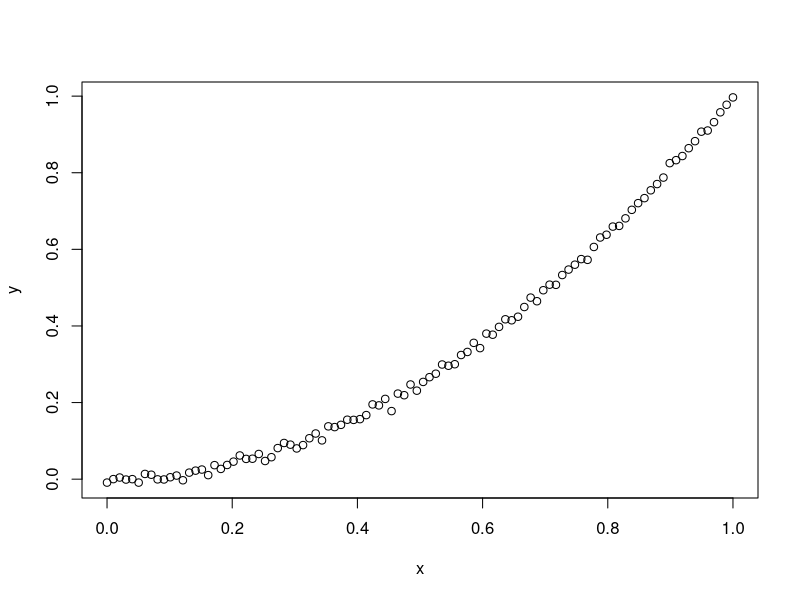

Write R code to recreate this figure.
## ---- chunk 1
x = seq(0,1,length.out = 100)
y = x^2 + rnorm(100, 0, 0.01)
plot(x,y)
